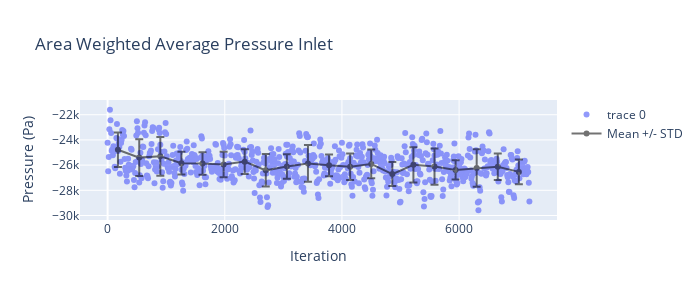

Here is the notebook cell this chart was saved with:
### Code cell
fig = go.Figure()
fig.add_trace(go.Scatter(x=residual_df['Time_Step'],
                         y=residual_df['p-in'],
                         mode='markers',
                         opacity=scatter_opacity,))
fig.add_trace(go.Scatter(x=bin_df['bin_centres'],
                         y=bin_df['p-in_bin_mean'],
                         mode='markers+lines',
                         name='Mean +/- STD',
                         line=dict(color='black'),
                         opacity=.55,
                         error_y_array=bin_df['p-in_std'],
                         showlegend=True))
fig.update_layout(
    title="Area Weighted Average Pressure Inlet",
    xaxis_title="Iteration",
    yaxis_title="Pressure (Pa)",
    legend_title=None,height=300, width=700,)
fig.show()

### Figure 1 — Plotly figure (JSON) as saved in the notebook; plotly's stock layout.template omitted (floating-point values rounded to 4 significant figures; data arrays with more than 128 entries replaced by an {"elided": "..."} marker saying what was removed)
{"data": [{"mode": "markers", "opacity": 0.7, "type": "scatter", "x": {"elided": "721 int values"}, "y": {"elided": "721 float values"}}, {"error_y": {"array": [1367.0, 1466.0, 1532.0, 902.5, 883.7, 1014.0, 980.8, 1289.0, 973.8, 1457.0, 864.7, 1049.0, 1137.0, 953.1, 1393.0, 1441.0, 760.8, 1490.0, 1052.0, 980.1]}, "line": {"color": "black"}, "mode": "markers+lines", "name": "Mean +/- STD", "opacity": 0.55, "showlegend": true, "type": "scatter", "x": [176.4, 540.0, 900.0, 1260.0, 1620.0, 1980.0, 2340.0, 2700.0, 3060.0, 3420.0, 3780.0, 4140.0, 4500.0, 4860.0, 5220.0, 5580.0, 5940.0, 6300.0, 6660.0, 7020.0], "y": [-24780.0, -25400.0, -25310.0, -25850.0, -25870.0, -25950.0, -25720.0, -26410.0, -26100.0, -25860.0, -26020.0, -26130.0, -25900.0, -26710.0, -25980.0, -26110.0, -26380.0, -26230.0, -26130.0, -26540.0]}], "layout": {"height": 300, "legend": {"title": {}}, "title": {"text": "Area Weighted Average Pressure Inlet"}, "width": 700, "xaxis": {"title": {"text": "Iteration"}}, "yaxis": {"title": {"text": "Pressure (Pa)"}}}}
